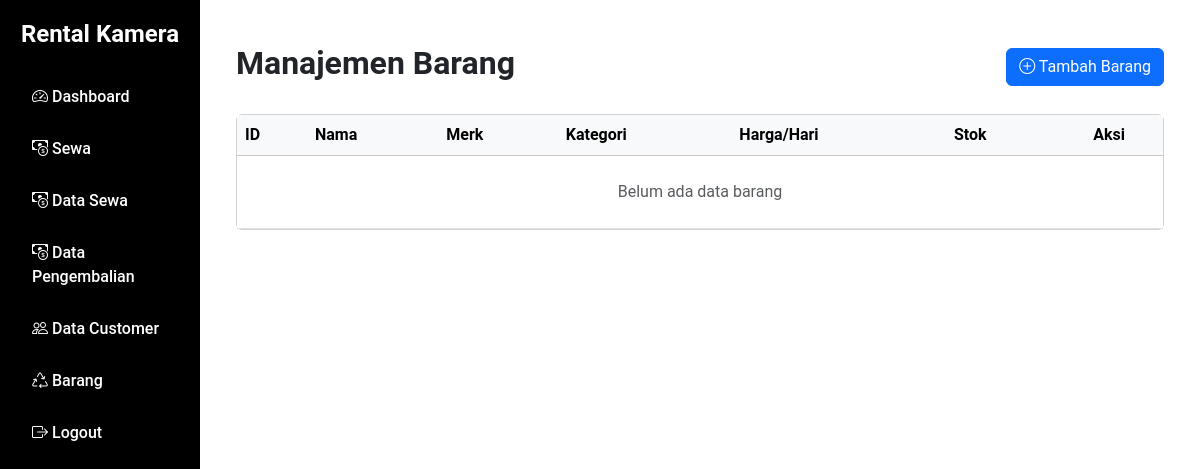
/admin/index.php?page=barang, run on an earlier commit of the app's database.
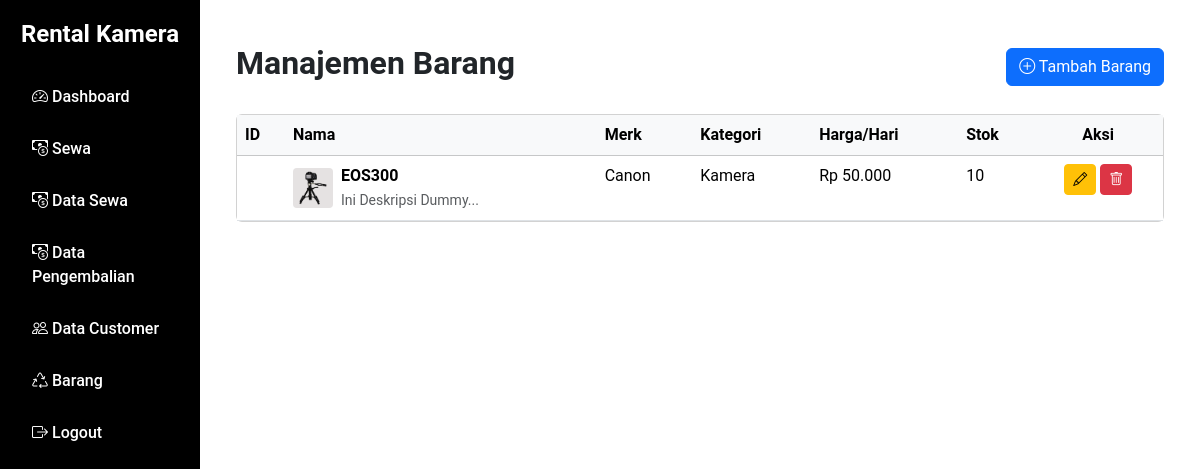
And on a later commit of the database.
### tables this page shows
CREATE TABLE `tb_barang` (
  `id_barang` varchar(15) NOT NULL,
  `nama_barang` varchar(150) NOT NULL,
  `deskripsi` varchar(255) NOT NULL,
  `harga_sewa_hari` varchar(25) NOT NULL,
  `stok` varchar(8) NOT NULL,
  `merk` varchar(50) NOT NULL,
  `kategori` varchar(25) NOT NULL,
  `gambar` varchar(255) NOT NULL
);

CREATE TABLE `tb_merk` (
  `id_merk` varchar(8) NOT NULL,
  `merk` varchar(25) NOT NULL
);

CREATE TABLE `tb_kategori` (
  `id_kategori` varchar(10) NOT NULL,
  `kategori` varchar(25) NOT NULL
);

### admin/koneksi.php (called while the page is built, shortened)
<?php
class Database {
    private static $instance = null;
    private $conn;
    private function __construct() {
        $host = "localhost";
        $user = "root";
        $pass = "";
        $db = "rental_kamera";
        $this->conn = new mysqli($host, $user, $pass, $db);
        $this->conn->set_charset("utf8");
    }
    public static function getInstance() {
        if (self::$instance === null) {
            self::$instance = new self();
        }
        return self::$instance;
    }
    public function getConnection() {
        return $this->conn;
    }
}
?>

### admin/model/barang.php (called while the page is built, shortened)
<?php
require_once "koneksi.php";
class Barang
{
    private $conn;
    public function __construct() {
        $this->conn = Database::getInstance()->getConnection();
    }
    public function tampil()
    {
        $sql = "SELECT * FROM tb_barang";
        $result = $this->conn->query($sql);
        return $result ? $result->fetch_all(MYSQLI_ASSOC) : [];
    }
    public function getAllMerk()
    {
        $sql = "SELECT id_merk, merk FROM tb_merk ORDER BY merk ASC";
        $result = $this->conn->query($sql);
        return $result ? $result->fetch_all(MYSQLI_ASSOC) : [];
    }
    public function getAllKategori()
    {
        $sql = "SELECT id_kategori, kategori FROM tb_kategori ORDER BY kategori ASC";
        $result = $this->conn->query($sql);
        return $result ? $result->fetch_all(MYSQLI_ASSOC) : [];
    }
}

### admin/barang.php (the view, shortened to what this page needs)
<?php
require 'koneksi.php';
require 'model/barang.php';
$barang = new Barang();
$daftarBarang = $barang->tampil();
$daftarMerk = $barang->getAllMerk();
$daftarKategori = $barang->getAllKategori();
?>
<div class="container-fluid mt-4">
    <div class="d-flex justify-content-between align-items-center mb-4">
        <h2 class="fw-bold"><i class=""></i> Manajemen Barang</h2>
        <button class="btn btn-primary" data-bs-toggle="modal" data-bs-target="#modalForm">
            <i class="bi bi-plus-circle"></i> Tambah Barang
        </button>
    </div>
    <div class="card">
        <div class="table-responsive">
            <table class="table table-hover mb-0">
                <thead class="table-light">
                    <tr>
                        <th>ID</th>
                        <th>Nama</th>
                        <th>Merk</th>
                        <th>Kategori</th>
                        <th>Harga/Hari</th>
                        <th>Stok</th>
                        <th class="text-center">Aksi</th>
                    </tr>
                </thead>
                <tbody>
                    <?php if (empty($daftarBarang)): ?>
                        <tr>
                            <td colspan="7" class="text-center py-4 text-muted">Belum ada data barang</td>
                        </tr>
                    <?php else: ?>
                        <?php foreach ($daftarBarang as $item):
                            $merk_name = '';
                            $kategori_name = '';
                            foreach ($daftarMerk as $m) {
                                if ($m['id_merk'] == $item['merk']) {
                                    $merk_name = $m['merk'];
                                    break;
                                }
                            }
                            foreach ($daftarKategori as $k) {
                                if ($k['id_kategori'] == $item['kategori']) {
                                    $kategori_name = $k['kategori'];
                                    break;
                                }
                            }
                        ?>
                            <tr>
                                <td><span><?php echo $item['id_barang']; ?></span></td>
                                <td>
                                    <div class="d-flex align-items-center gap-2">
                                        <?php if (!empty($item['gambar']) && file_exists('uploads/' . $item['gambar'])): ?>
                                            <img src="uploads/<?php echo $item['gambar']; ?>" alt="<?php echo $item['nama_barang']; ?>" style="width: 40px; height: 40px; object-fit: cover; border-radius: 4px;">
                                        <?php else: ?>
                                            <div style="width: 40px; height: 40px; background-color: #e9ecef; border-radius: 4px; display: flex; align-items: center; justify-content: center;">
                                                <i class="bi bi-image text-muted"></i>
                                            </div>
                                        <?php endif; ?>
                                        <div>
                                            <strong><?php echo $item['nama_barang']; ?></strong>
                                            <br><small class="text-muted"><?php echo substr($item['deskripsi'], 0, 35); ?>...</small>
                                        </div>
                                    </div>
                                </td>
                                <td><?php echo $merk_name; ?></td>
                                <td><?php echo $kategori_name; ?></td>
                                <td>Rp <?php echo number_format($item['harga_sewa_hari'], 0, ',', '.'); ?></td>
                                <td><?php echo $item['stok']; ?></td>
                                <td class="text-center">
                                    <button class="btn btn-sm btn-warning" title="Edit" data-bs-toggle="modal" data-bs-target="#modalForm" onclick="editBarang('<?php echo $item['id_barang']; ?>')">
                                        <i class="bi bi-pencil"></i>
                                    </button>
                                    <a href="index.php?page=barang&hapus=<?php echo $item['id_barang']; ?>"
                                       class="btn btn-sm btn-danger" onclick="return confirm('Hapus data ini?')" title="Hapus">
                                        <i class="bi bi-trash"></i>
                                    </a>
                                </td>
                            </tr>
                        <?php endforeach; ?>
                    <?php endif; ?>
                </tbody>
            </table>
        </div>
    </div>
</div>

### admin/index.php (shortened to what this page needs)
<!DOCTYPE html>
<html lang="id">
<head>
    <link href="https://cdn.jsdelivr.net/npm/bootstrap@5.3.3/dist/css/bootstrap.min.css" rel="stylesheet">
    <link href="https://cdn.jsdelivr.net/npm/bootstrap-icons@1.11.3/font/bootstrap-icons.css" rel="stylesheet">
    <link rel="stylesheet" href="asset/css/style.css">
</head>
<body>
    <div class="container-fluid">
        <div class="row">
            <nav class="col-md-3 col-lg-2 d-md-block sidebar">
                <h4 class="text-white text-center mb-4">Rental Kamera</h4>
                <a href="index.php" class="<?php echo (!isset($_GET['page'])) ? 'active' : ''; ?>">
                    <i class="bi bi-speedometer2"></i> Dashboard
                </a>
                <a href="index.php?page=transaksi" class="<?php echo (isset($_GET['page']) && $_GET['page']=='transaksi') ? 'active' : ''; ?>">
                    <i class="bi bi-cash-coin"></i> Sewa
                </a>
                <a href="index.php?page=data_transaksi" class="<?php echo (isset($_GET['page']) && $_GET['page']=='data_transaksi') ? 'active' : ''; ?>">
                    <i class="bi bi-cash-coin"></i> Data Sewa
                </a>
                <a href="index.php?page=data_transaksi" class="<?php echo (isset($_GET['page']) && $_GET['page']=='data_pengembalian') ? 'active' : ''; ?>">
                    <i class="bi bi-cash-coin"></i> Data Pengembalian
                </a>
                <a href="index.php?page=anggota" class="<?php echo (isset($_GET['page']) && $_GET['page']=='anggota') ? 'active' : ''; ?>">
                    <i class="bi bi-people"></i> Data Customer
                </a>
                <a href="index.php?page=barang" class="<?php echo (isset($_GET['page']) && $_GET['page']=='barang') ? 'active' : ''; ?>">
                    <i class="bi bi-recycle"></i> Barang
                </a>
                <a href="logout.php">
                    <i class="bi bi-box-arrow-right"></i> Logout
                </a>
            </nav>
            <main class="col-md-9 ms-sm-auto col-lg-10 px-md-4 content">
                <?php
                if (isset($_GET['page'])) {
                    $page = $_GET['page'];
                    if ($page == "anggota") {
                        include "anggota.php";
                    } elseif ($page == "transaksi") {
                        include "transaksi.php";
                    } elseif ($page == "barang") {
                        include "barang.php";
                    } elseif ($page == "data_transaksi") {
                        include "data_transaksi.php";
                    } elseif ($page == "laporan") {
                        include "laporan.php";
                    } else {
                        echo "<h2>Halaman tidak ditemukan</h2>";
                    }
                } else {
                    echo "<h2>Halaman Dashboard Rental Kamera</h2>";
                }
                ?>
            </main>
        </div>
    </div>
</body>
</html>

### admin/asset/css/style.css (style rules this page uses)
body { font-family: 'Roboto', Arial, sans-serif; }
.sidebar { height: 100vh; background-color: #000000; padding-top: 20px; }
.sidebar h4 { color: #ffffff; font-weight: bold; }
.sidebar a { color: #ffffff; padding: 12px; text-decoration: none; display: block; transition: background 0.3s, color 0.3s; border-radius: 8px; margin: 4px 8px; font-weight: 500; }
.table thead { background-color: #7f84cd; color: white; }
.content { padding: 20px; }

What changed in the data, as far as the page shows it:
added tb_barang: gambar (picture), nama_barang "EOS300", deskripsi "Ini Deskripsi Dummy", harga_sewa_hari "50.000", stok "10"
added tb_merk: merk "Canon"
added tb_kategori: kategori "Kamera"
Also different on the page:
text no longer shown: "Belum ada data barang"
